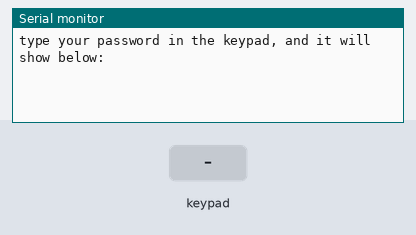
Recording of a sketch running on a simulated Arduino Uno, built with avr-gcc and run on an emulated ATmega328P. Shown: the last lines printed to the serial monitor. The test bench sets the inputs (shaded band).

Above: at 1.2 s.
1.3 s: key '1' pressed
At 1.9 s:
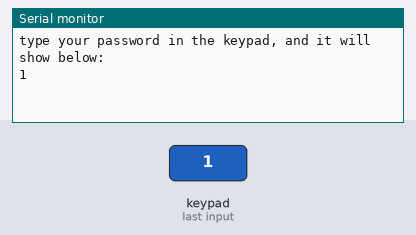
2.8 s: keypad keys 1 6 4 2 1 5 pressed 0.4 s apart
At 4.66 s:
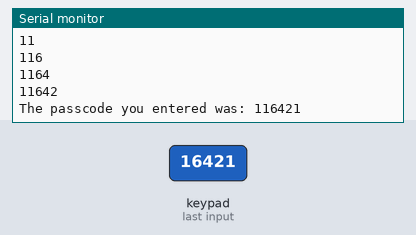
6.7 s: key 'A' pressed
At 7.9 s:
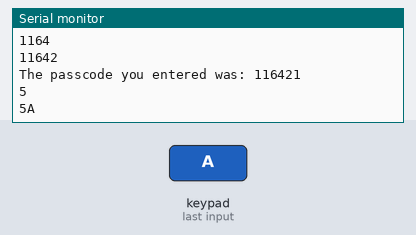
8.2 s: keypad keys 1 6 4 2 1 5 # pressed 0.4 s apart
At 11.3 s:
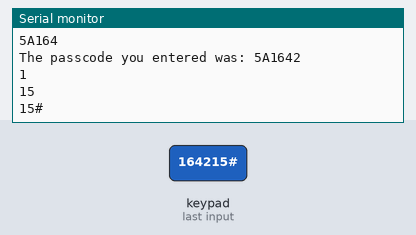
12.5 s: key 'B' pressed
At 13.7 s:
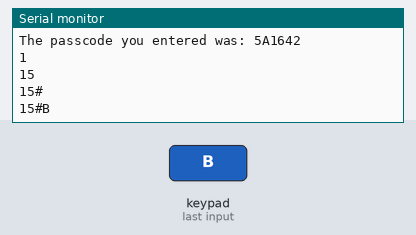
14.0 s: keypad keys 1 6 4 2 1 5 * pressed 0.4 s apart
At 16.7 s:
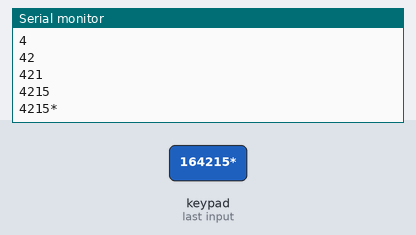
Timing chart, 0 to 18.2 s (numbered marks = the images above; inputs shaded):
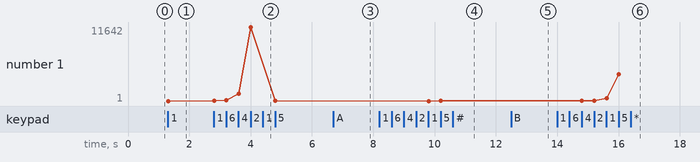

The sketch:

ESP_keypad.ino
```cpp
#include <Keypad.h>

const int ROW_NUM = 4; //4 rows
const int COLUMN_NUM = 4; //4 columns

char keys[ROW_NUM][COLUMN_NUM] = {
  {'1','2','3', 'A'},
  {'4','5','6', 'B'},
  {'7','8','9', 'C'},
  {'*','0','#', 'D'}
};

byte pin_rows[ROW_NUM] = {16, 4, 2, 15};
byte pin_column[COLUMN_NUM] = {19, 18, 5, 17};

Keypad keypad = Keypad( makeKeymap(keys), pin_rows, pin_column, ROW_NUM, COLUMN_NUM );

const int len = 6;
String pass = "";

void setup(){
  Serial.begin(115200);
  Serial.println("type your password in the keypad, and it will show below:");
}

void loop(){
  char key = keypad.getKey();
  if (key){
    if (key=='D'){
      Serial.println("passcode was reset");
      pass="";
    } else {
      pass.concat(key);
      if (pass.length()==6) {
        Serial.println("The passcode you entered was: "+pass);
        pass="";
      } else {
        Serial.println(pass);
      }
    }
  }
}
```

Measured:
- after the input at 1.3 s, the serial monitor: prints a new line at once (image 1)
- after the input at 2.8 s, the serial monitor: prints a new line at once (image 2)
- after the input at 6.7 s, the serial monitor: prints a new line at once (image 3)
- after the input at 8.2 s, the serial monitor: prints a new line at once (image 4)
- after the input at 12.5 s, the serial monitor: prints a new line at once (image 5)
- after the input at 14.0 s, the serial monitor: prints a new line at once (image 6)
- plotted number 1: 1 → 5 after the input at 2.8 s, 5 → 15 after the input at 8.2 s, 15 → 4215 after the input at 14.0 s
